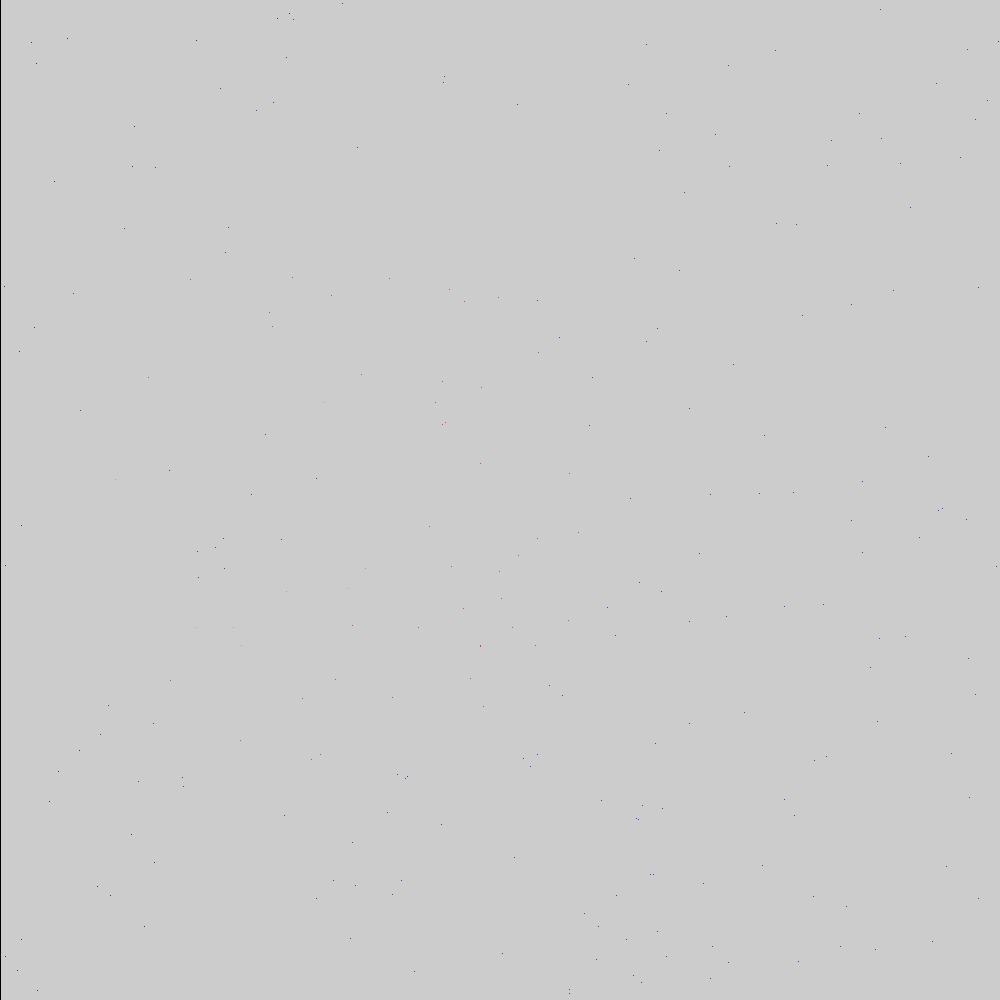
Frame 1 (no input)
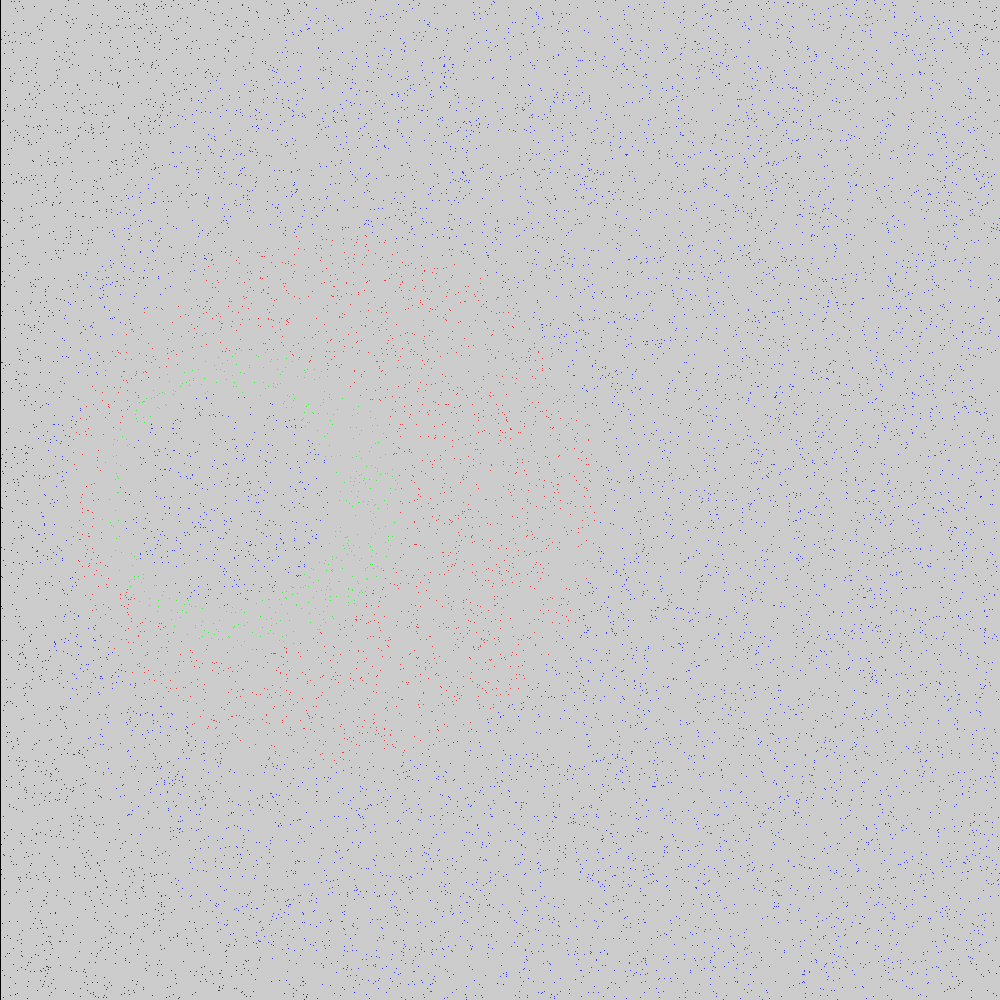
Frame 60 (the mouse pressed at the canvas centre just before this capture)
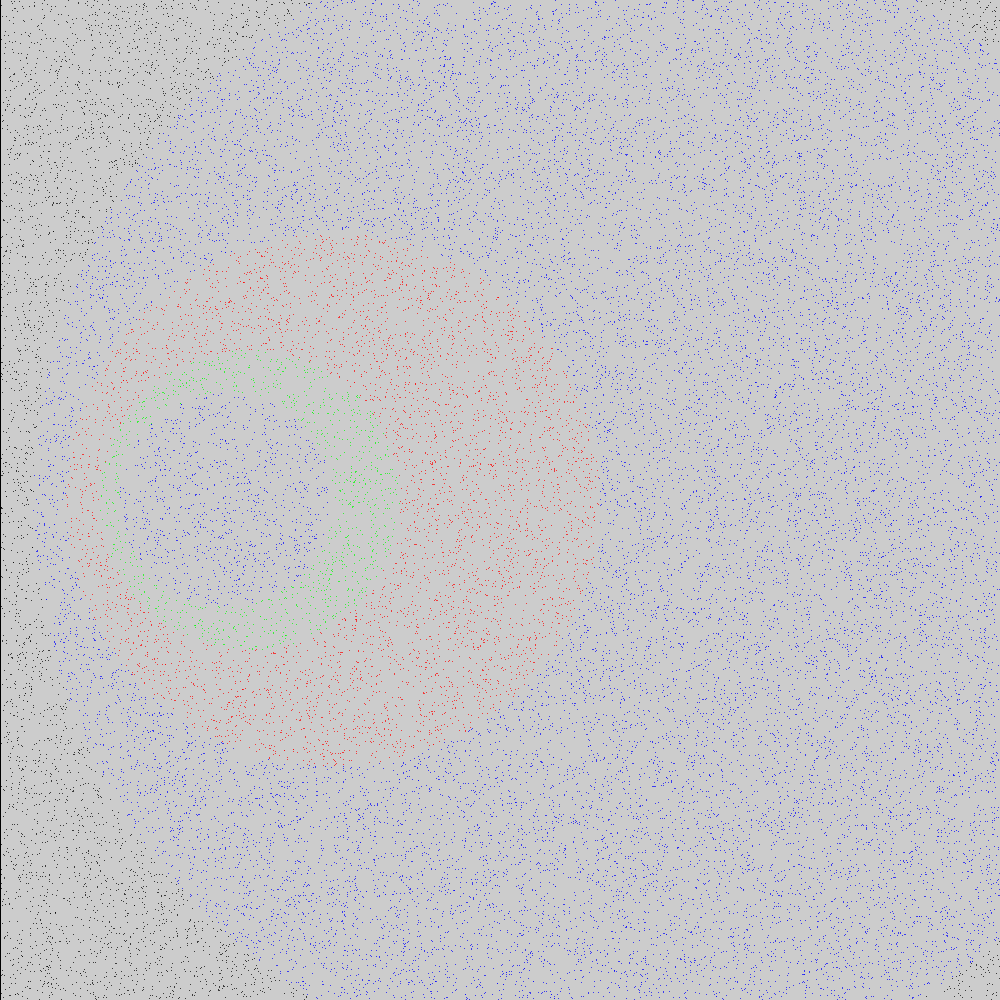
Frame 120 (the mouse held since frame 60 and released just before this capture)

The Processing sketch that drew these frames (run headless with seeded random() and noise(); from frame 60 on, the mouse is pressed at the canvas centre):

// Processing sketch: ApolloniusCircle
// ── ApolloniusCircle.pde
float dotSize = 1;
float aX = -200;
float aY = 0;
float bX = 200;
float bY = 0;

void setup(){
  size(1000, 1000);
  strokeWeight(dotSize);
  
}

void draw(){
  translate(0,height/2);
  RandomDotPut(1000);
  strokeWeight(1);
  stroke(0);
  line(0, -height, 0, height);
}

void RandomDotPut(int a){
  int i;
  float x, y;
  float aDistance, bDistance;

  for(i=0; i<a; i++){
    x = random(2*width) - width;
    y = random(2*height) - height;
    aDistance = ReturnDistance(x, y, aX, aY);
    bDistance = ReturnDistance(x, y, bX, bY);
    
    if(aDistance/bDistance >= 4){
        stroke(0, 0, 255);
    }
    else if(aDistance/bDistance >= 3){
        stroke(0, 255, 0);
    }
    else if(aDistance/bDistance >= 2){
        stroke(255, 0, 0);
    }
    else if(aDistance/bDistance >= 1.4){
        stroke(0, 0, 255);
    }
    
    else{
      stroke(0);
    }
    strokeWeight(dotSize);
    point(x, y);
    
  }
}
float ReturnDistance(float x1, float y1, float x2, float y2){
  float distance;
  distance = sqrt((x1-x2)*(x1-x2) + (y1-y2)*(y1-y2));
  return distance;
  
}
